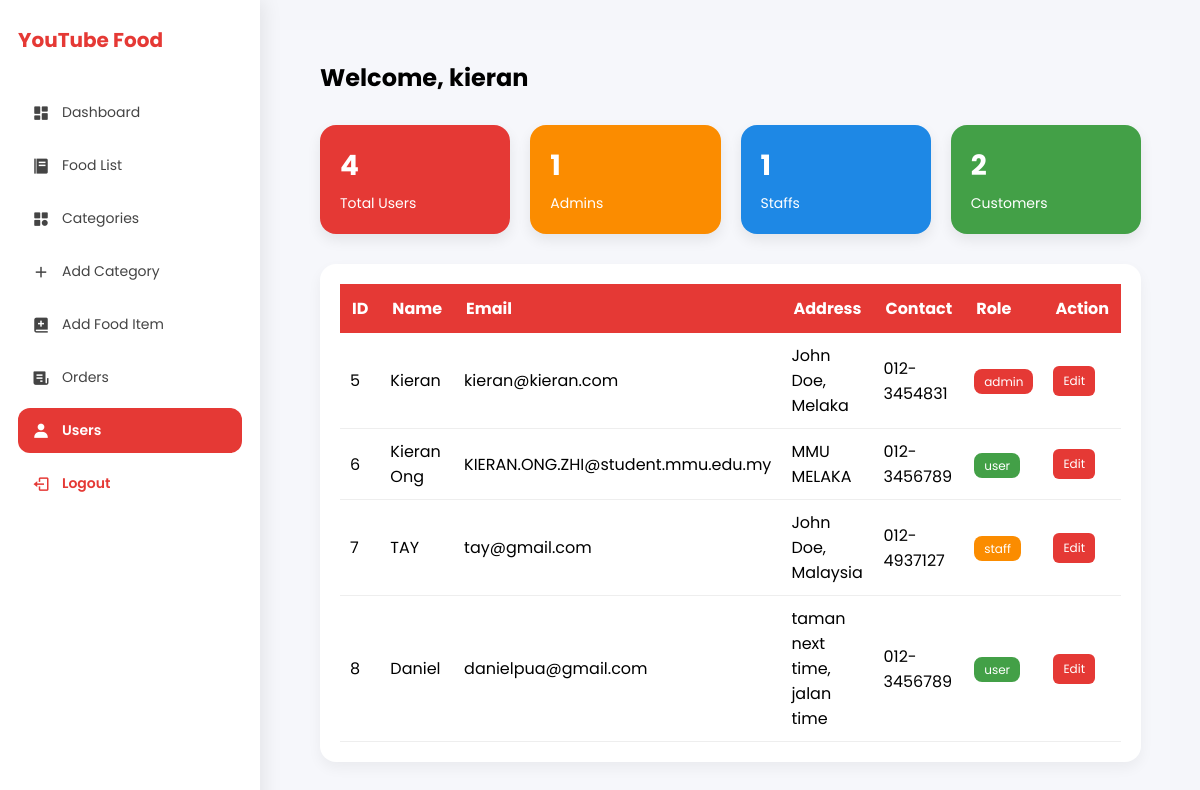
Page /me/dashboard-users.php (signed in) on the committed database.
### tables this page shows
CREATE TABLE `users` (
  `userId` int(10) UNSIGNED NOT NULL,
  `fullName` varchar(150) NOT NULL,
  `username` varchar(100) NOT NULL,
  `email` varchar(150) NOT NULL,
  `address` varchar(255) NOT NULL,
  `contactNumber` varchar(20) NOT NULL,
  `password` varchar(255) NOT NULL,
  `confirmPassword` varchar(255) NOT NULL,
  `role` enum('user','staff','admin') NOT NULL
);

### me/dashboard-users.php (the view, shortened to what this page needs)
<?php
require_once '../foodDB.php';
$totalUsers = $conn->query("SELECT COUNT(*) FROM users")->fetch_row()[0];
$totalAdmins = $conn->query("SELECT COUNT(*) FROM users WHERE role='admin'")->fetch_row()[0];
$totalStaffs = $conn->query("SELECT COUNT(*) FROM users WHERE role='staff'")->fetch_row()[0];
$totalCustomers = $conn->query("SELECT COUNT(*) FROM users WHERE role='user'")->fetch_row()[0];
$usersResult = $conn->query("SELECT userId, fullName, email, address, contactNumber, role FROM users ORDER BY userId");
?>
<!DOCTYPE html>
<html>
<head>
<link href='https://unpkg.com/boxicons@2.1.2/css/boxicons.min.css' rel='stylesheet'>
<link rel="stylesheet" href="/styles/homepage.css">
</head>
<body>
  <?php require_once '../includes/authorized/sidebar.php'; ?>
  <div class="header">
    <h2>Welcome, <?= htmlspecialchars($_SESSION['username']) ?></h2>
  </div>
  <div class="cards">
    <div class="card red">
      <h2><?= $totalUsers ?></h2>
      <p>Total Users</p>
    </div>
    <div class="card orange">
      <h2><?= $totalAdmins ?></h2>
      <p>Admins</p>
    </div>
    <div class="card blue">
      <h2><?= $totalStaffs ?></h2>
      <p>Staffs</p>
    </div>
    <div class="card green">
      <h2><?= $totalCustomers ?></h2>
      <p>Customers</p>
    </div>
  </div>
  <div class="table-wrapper">
    <table>
      <thead>
        <tr>
          <th>ID</th>
          <th>Name</th>
          <th>Email</th>
          <th>Address</th>
          <th>Contact</th>
          <th>Role</th>
          <th>Action</th>
        </tr>
      </thead>
      <tbody>
        <?php while ($user = $usersResult->fetch_assoc()): ?>
          <tr>
            <td><?= $user['userId'] ?></td>
            <td><?= htmlspecialchars($user['fullName']) ?></td>
            <td><?= htmlspecialchars($user['email']) ?></td>
            <td><?= $user['address'] ?: '-' ?></td>
            <td><?= $user['contactNumber'] ?></td>
            <td>
              <span class="badge <?= $user['role'] ?>">
                <?= $user['role'] ?>
              </span>
            </td>
            <td>
              <button class="action-btn">Edit</button>
            </td>
          </tr>
        <?php endwhile; ?>
      </tbody>
    </table>
  </div>
</body>
</html>

### designs/styles/homepage.css (style rules this page uses)
* { padding: 0; margin: 0; box-sizing: border-box; font-family: 'Poppins', sans-serif; scroll-behavior: smooth; list-style: none; text-decoration: none; }
:root { --primary-color: #eb4034; --text-color: #181818; --background-color: #fff; --primary-text-size: 5rem; --secondary-text-size: 4rem; --about-text-size: 50px; --p-text-size: 1.5rem; --button-color: white; --dropdown-width: 160px; --dropdown-background: white; --dropdown-color: black; }
body { background: var(--background-color); }

### me/dashboard-users.php (style rules this page uses)
* { box-sizing: border-box; font-family: Poppins, sans-serif; }
body { background: #f5f6fa; margin: 0; padding: 30px; }
.header { display: flex; justify-content: space-between; align-items: center; margin-bottom: 30px; }
.cards { display: grid; grid-template-columns: repeat(auto-fit, minmax(180px, 1fr)); gap: 20px; margin-bottom: 30px; }
.card { padding: 20px; border-radius: 16px; color: white; box-shadow: 0 6px 14px rgba(0, 0, 0, .08); }
.red { background: #e53935; }
.orange { background: #fb8c00; }
.blue { background: #1e88e5; }
.green { background: #43a047; }
.card h2 { margin: 0; font-size: 28px; }
.card p { margin: 6px 0 0; font-size: 14px; }
.table-wrapper { background: white; padding: 20px; border-radius: 16px; box-shadow: 0 6px 14px rgba(0, 0, 0, .05); overflow-x: auto; }
table { width: 100%; border-collapse: collapse; }
th { background: #e53935; color: white; padding: 12px; text-align: left; }
td { padding: 10px; border-bottom: 1px solid #eee; }
.badge { padding: 4px 10px; border-radius: 8px; font-size: 12px; color: white; }
.admin { background: #e53935; }
.staff { background: #fb8c00; }
.user { background: #43a047; }
.action-btn { background: #e53935; color: white; padding: 6px 10px; border: none; border-radius: 6px; cursor: pointer; font-size: 12px; }

### rows in the picture
users: userId "5", fullName "Kieran", email "kieran@kieran.com", address "John Doe, Melaka", contactNumber "012-3454831", role "admin"
users: userId "6", fullName "Kieran Ong", email "KIERAN.ONG.ZHI@student.mmu.edu.my", address "MMU MELAKA", contactNumber "012-3456789", role "user"
users: userId "7", fullName "TAY", email "tay@gmail.com", address "John Doe, Malaysia", contactNumber "012-4937127", role "staff"
users: userId "8", fullName "Daniel", email "danielpua@gmail.com", address "taman next time, jalan time", contactNumber "012-3456789", role "user"

### other values in the picture
$_SESSION['username'] "kieran"
$totalUsers "4"
$totalAdmins "1"
$totalStaffs "1"
$totalCustomers "2"
